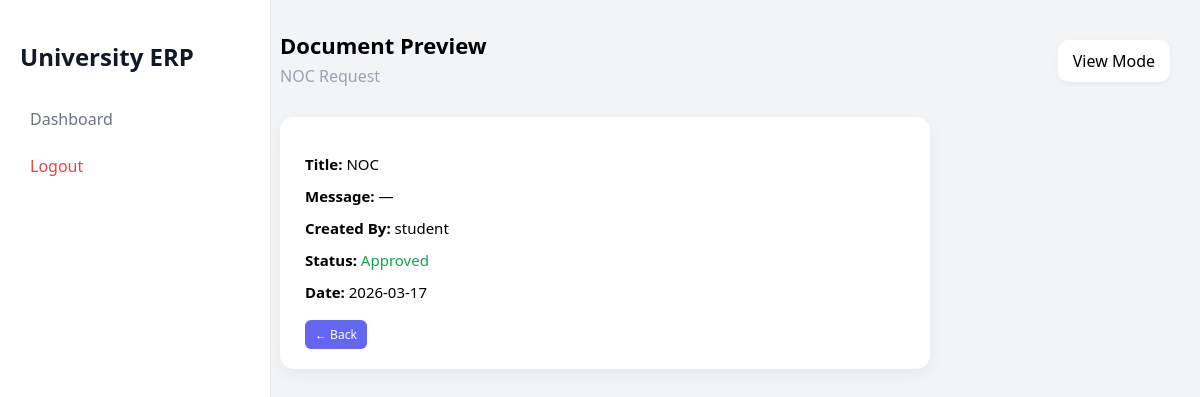
Screenshot of /preview/3 (signed in) with the database file from the repository.
### database.py (models this page shows)
class Document(db.Model):
    id = db.Column(db.Integer, primary_key=True)
    title = db.Column(db.String(200))
    template_name = db.Column(db.String(200))
    filename = db.Column(db.String(200))
    department = db.Column(db.String(200))
    content = db.Column(db.Text)
    authority = db.Column(db.String(200))
    date = db.Column(db.String(100))
    created_by = db.Column(db.String(100))
    created_at = db.Column(db.DateTime, default=datetime.utcnow)
    status = db.Column(db.String(50), default="pending")
    approved_by_faculty = db.Column(db.Boolean, default=False)
    approved_by_hod = db.Column(db.Boolean, default=False)
    approved_by_dean = db.Column(db.Boolean, default=False)

### app.py (the view)
@app.route("/preview/<int:doc_id>")
@login_required
def preview(doc_id):
    doc = DocModel.query.get_or_404(doc_id)
    return render_template("preview.html", doc=doc)

### app.py (called while the page is built)
@login_manager.user_loader
def load_user(user_id):
    return User.query.get(int(user_id))

### templates/preview.html (shortened to what this page needs)
<!DOCTYPE html>
<html>
<head>
    <link rel="stylesheet" href="{{ url_for('static', filename='style.css') }}">
</head>
<body>
<div class="sidebar">
    <h2>University ERP</h2>
    <a href="/dashboard">Dashboard</a>
    <a href="/logout" class="logout">Logout</a>
</div>
<div class="main">
<div class="header">
    <div>
        <h1>Document Preview</h1>
        <p>{{ doc.template_name }}</p>
    </div>
    <div class="notification">
        View Mode
    </div>
</div>
<div class="preview-card">
<p><strong>Title:</strong> {{ doc.title }}</p>
<p><strong>Message:</strong> {{ doc.message or "—" }}</p>
<p><strong>Created By:</strong> {{ doc.created_by }}</p>
<p><strong>Status:</strong>
    {% if doc.status == "approved" %}
        <span class="green">Approved</span>
    {% elif doc.status == "rejected" %}
        <span class="red">Rejected</span>
    {% else %}
        <span class="yellow">Pending</span>
    {% endif %}
</p>
<p><strong>Date:</strong> {{ doc.created_at.strftime('%Y-%m-%d') }}</p>
<div class="back-btn">
    <a href="/dashboard" class="btn-small">← Back</a>
</div>
</div>
</div>
</body>
</html>

### static/style.css (style rules this page uses)
body { margin: 0; font-family: "Segoe UI", sans-serif; background: linear-gradient(135deg, #eef2ff, #f8fafc); }
body { margin: 0; font-family: "Segoe UI", sans-serif; background: #f3f4f6; }
.sidebar { width: 230px; height: 100vh; background: white; border-right: 1px solid #e5e7eb; position: fixed; padding: 20px; }
.sidebar h2 { margin-bottom: 25px; color: #111827; }
.sidebar a { display: block; padding: 10px; color: #6b7280; text-decoration: none; border-radius: 8px; margin-bottom: 5px; }
.sidebar .logout { color: #ef4444; }
.main { margin-left: 250px; padding: 30px; }
.header { display: flex; justify-content: space-between; align-items: center; margin-bottom: 25px; }
.header h1 { margin: 0; font-size: 22px; }
.header p { margin: 5px 0; color: #9ca3af; }
.notification { background: white; padding: 10px 15px; border-radius: 10px; box-shadow: 0 2px 5px rgba(0,0,0,0.05); }
.green { color: #16a34a; }
.btn-small { padding: 6px 10px; background: #6366f1; color: white; border-radius: 6px; text-decoration: none; font-size: 12px; }
.preview-card { background: white; padding: 25px; border-radius: 14px; max-width: 600px; box-shadow: 0 5px 15px rgba(0,0,0,0.05); }
.preview-card p { margin: 12px 0; font-size: 15px; }
.back-btn { margin-top: 20px; }

### rows the page displays
Document: template_name "NOC Request", title "NOC", created_by "student", created_at "2026-03-17"

### other values shown
{{ doc.message or "—" }} "—"
